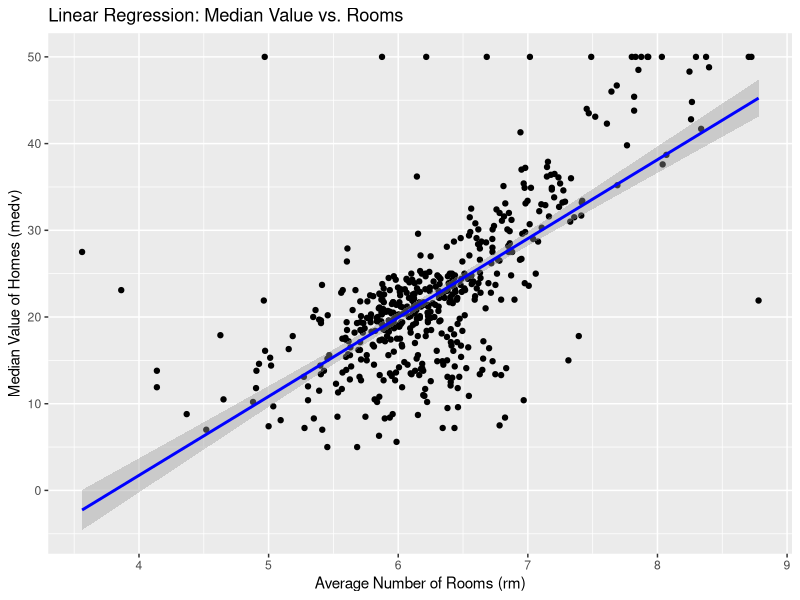
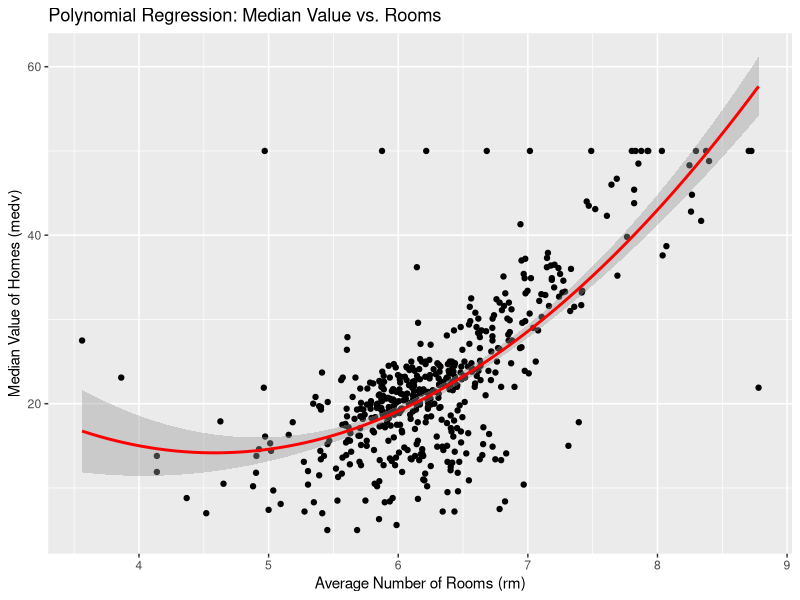
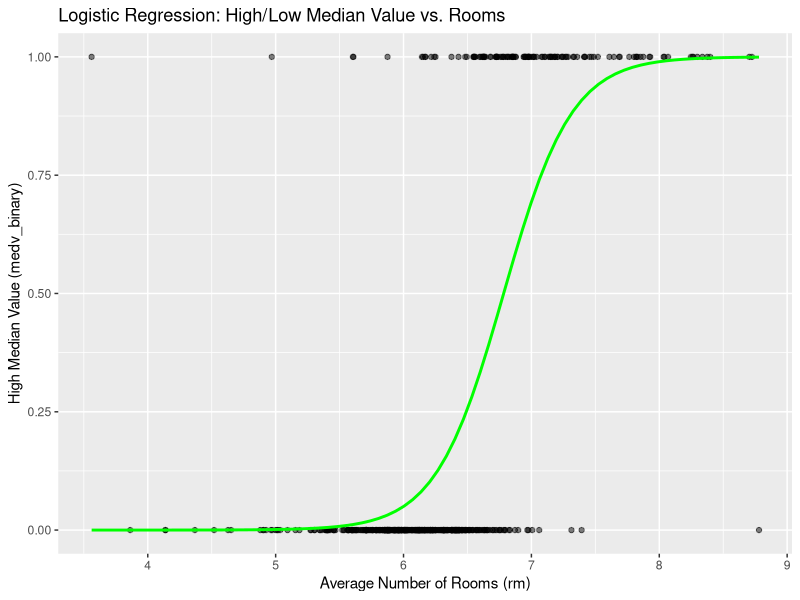

These figures' R source, in order:
# Load necessary libraries
library(MASS)
library(ggplot2)

#linear Reggression
# Load the Boston dataset
data("Boston")

# Fit the linear regression model
linear_model <- lm(medv ~ rm, data = Boston)

# Summary of the model
summary(linear_model)

# Plot the data and the regression line
ggplot(Boston, aes(x = rm, y = medv)) +
  geom_point() +
  geom_smooth(method = "lm", col = "blue") +
  labs(title = "Linear Regression: Median Value vs. Rooms", x = "Average Number of Rooms (rm)", y = "Median Value of Homes (medv)")

# Ploynomial
# Fit the polynomial regression model
poly_model <- lm(medv ~ poly(rm, 2), data = Boston)

# Summary of the model
summary(poly_model)

# Plot the data and the polynomial regression line
ggplot(Boston, aes(x = rm, y = medv)) +
  geom_point() +
  geom_smooth(method = "lm", formula = y ~ poly(x, 2), col = "red") +
  labs(title = "Polynomial Regression: Median Value vs. Rooms", x = "Average Number of Rooms (rm)", y = "Median Value of Homes (medv)")


#logistic
# Create a binary outcome variable
Boston$medv_binary <- ifelse(Boston$medv > 25, 1, 0)

# Fit the logistic regression model
logistic_model <- glm(medv_binary ~ rm, data = Boston, family = binomial)

# Summary of the model
summary(logistic_model)

# Plot the data and the logistic regression curve
ggplot(Boston, aes(x = rm, y = medv_binary)) +
  geom_point(alpha = 0.5) +
  stat_smooth(method = "glm", method.args = list(family = "binomial"), se = FALSE, col = "green") +
  labs(title = "Logistic Regression: High/Low Median Value vs. Rooms", x = "Average Number of Rooms (rm)", y = "High Median Value (medv_binary)")
